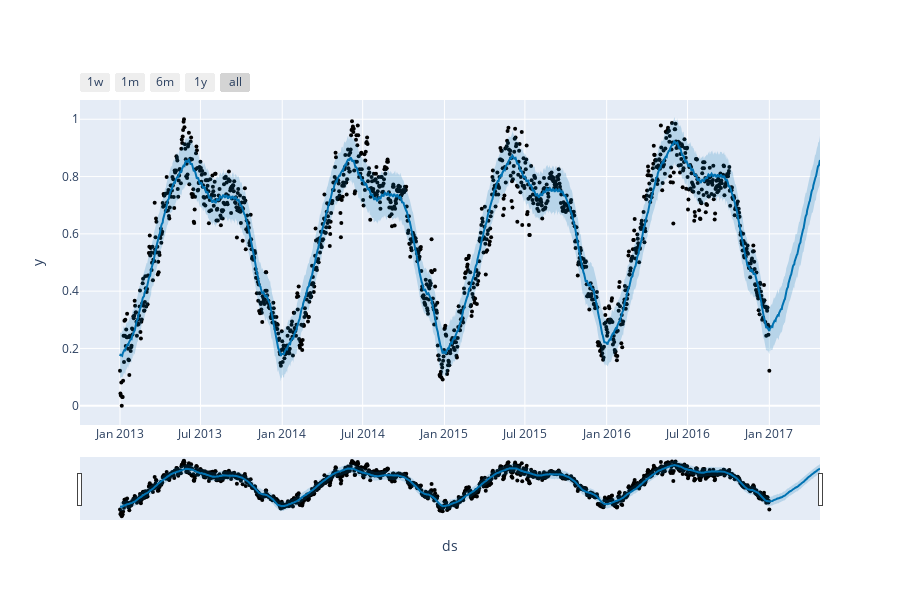

Source (notebook cell):
### Code cell
# graficar resultados de las predicciones
plot_plotly(model, predictions)

### Figure 1 — Plotly figure (JSON) as saved in the notebook; plotly's stock layout.template omitted (floating-point values rounded to 4 significant figures; data arrays with more than 128 entries replaced by an {"elided": "..."} marker saying what was removed)
{"data": [{"marker": {"color": "black", "size": 4}, "mode": "markers", "name": "Actual", "type": "scatter", "x": {"elided": "1462 str values"}, "y": {"elided": "1462 float values"}}, {"hoverinfo": "skip", "line": {"width": 0}, "mode": "lines", "type": "scatter", "x": {"elided": "1576 str values"}, "y": {"elided": "1576 float values"}}, {"fill": "tonexty", "fillcolor": "rgba(0, 114, 178, 0.2)", "line": {"color": "#0072B2", "width": 2}, "mode": "lines", "name": "Predicted", "type": "scatter", "x": {"elided": "1576 str values"}, "y": {"elided": "1576 float values"}}, {"fill": "tonexty", "fillcolor": "rgba(0, 114, 178, 0.2)", "hoverinfo": "skip", "line": {"width": 0}, "mode": "lines", "type": "scatter", "x": {"elided": "1576 str values"}, "y": {"elided": "1576 float values"}}], "layout": {"height": 600, "showlegend": false, "width": 900, "xaxis": {"rangeselector": {"buttons": [{"count": 7, "label": "1w", "step": "day", "stepmode": "backward"}, {"count": 1, "label": "1m", "step": "month", "stepmode": "backward"}, {"count": 6, "label": "6m", "step": "month", "stepmode": "backward"}, {"count": 1, "label": "1y", "step": "year", "stepmode": "backward"}, {"step": "all"}]}, "rangeslider": {"visible": true}, "title": {"text": "ds"}, "type": "date"}, "yaxis": {"title": {"text": "y"}}}}
